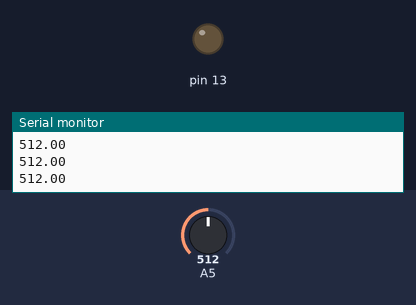
This sketch was run on a simulated Arduino Uno, built with avr-gcc and run on an emulated ATmega328P. Shown: output pins drawn as LEDs (lit = HIGH), the last lines printed to the serial monitor. The inputs (shaded band) are chosen by the test bench; at power-on: A5 = 512.

Above: at 1.2 s.
1.3 s: A5 set to 643
2.8 s: A5 set to 672
At 3.5 s:
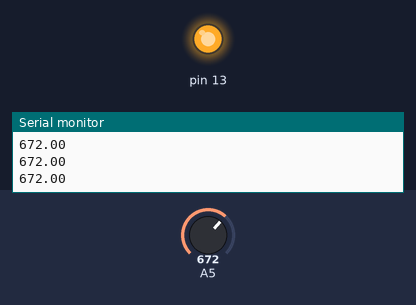
4.3 s: A5 set to 650
At 5.5 s:
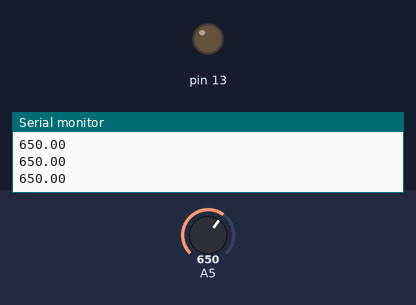
5.8 s: A5 set to 670
At 7.1 s:
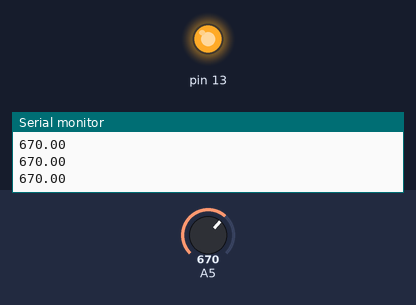
Timing chart, 0 to 8.3 s (numbered marks = the images above; inputs shaded):
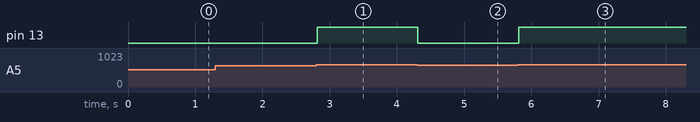

Measured:
- the behaviour switches between 659 and 660 on A5 (found by bisection; images 0 and 1)
- after the input at 2.8 s, pin 13: LOW → HIGH at once
- after the input at 4.3 s, pin 13: HIGH → LOW at once
- after the input at 5.8 s, pin 13: LOW → HIGH at once

The sketch:

sketch_may6a.ino
```cpp
float ok ;
void setup() {
   Serial.begin (9600);
   pinMode (13,OUTPUT);
}
void loop() {
  ok = analogRead(A5);
  Serial.println(ok);
  if (ok <= 650 ){
digitalWrite (13,LOW);
  }
  if (ok >= 660){
    digitalWrite (13,HIGH);
  }
  // put your main code here, to run repeatedly:
}
```
